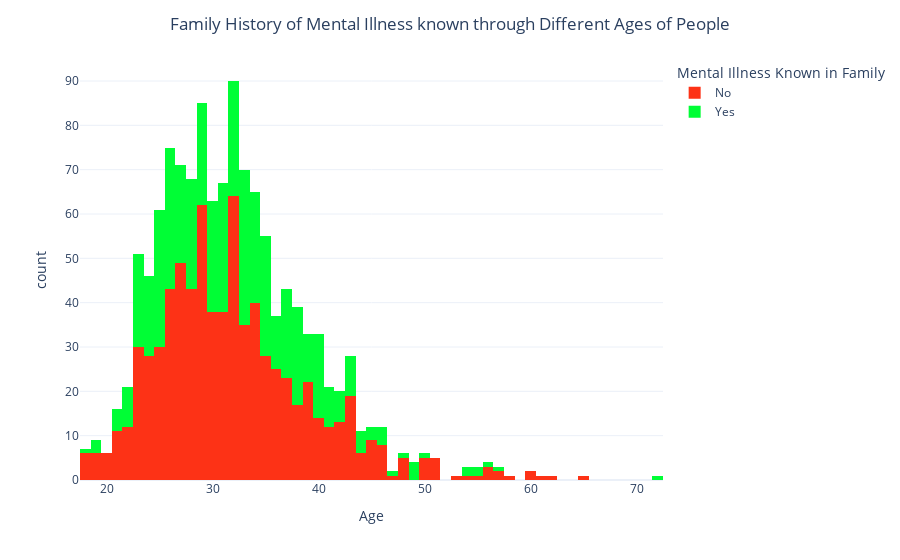

Notebook source saved alongside this figure:
### Markdown cell above
More People from USA have participated in the Survey. Totally people more than 700 have done the survey.
The total people participating in the survey is much greater than all the other people participating from different countries.
The second country having more people participation is United Kingdom with more than 100 but less than 200 people.
We can see that there is great gap between the people participation in USA and United Kingdom.Most of the countries have total people participation less than 10.
This shows that the distribution of people participation from various countries is not even and is skewed greatly towards USA.

### Code cell
fig = px.histogram(raw_data, x = 'Age', color = 'family_history', labels = {'family_history': 'Mental Illness Known in Family'},
                   template = "plotly_white", color_discrete_sequence = px.colors.qualitative.Light24)
fig.update_layout(title_text = "Family History of Mental Illness known through Different Ages of People", title_x = 0.5)
fig.show()

### Figure 1 — Plotly figure (JSON) as saved in the notebook; plotly's stock layout.template omitted (floating-point values rounded to 4 significant figures; data arrays with more than 128 entries replaced by an {"elided": "..."} marker saying what was removed)
{"data": [{"alignmentgroup": "True", "bingroup": "x", "hovertemplate": "Mental Illness Known in Family=No<br>Age=%{x}<br>count=%{y}<extra></extra>", "legendgroup": "No", "marker": {"color": "#FD3216", "pattern": {"shape": ""}}, "name": "No", "offsetgroup": "No", "orientation": "v", "showlegend": true, "type": "histogram", "x": {"elided": "767 int values"}, "xaxis": "x", "yaxis": "y"}, {"alignmentgroup": "True", "bingroup": "x", "hovertemplate": "Mental Illness Known in Family=Yes<br>Age=%{x}<br>count=%{y}<extra></extra>", "legendgroup": "Yes", "marker": {"color": "#00FE35", "pattern": {"shape": ""}}, "name": "Yes", "offsetgroup": "Yes", "orientation": "v", "showlegend": true, "type": "histogram", "x": {"elided": "492 int values"}, "xaxis": "x", "yaxis": "y"}], "layout": {"barmode": "relative", "legend": {"title": {"text": "Mental Illness Known in Family"}, "tracegroupgap": 0}, "margin": {"t": 60}, "title": {"text": "Family History of Mental Illness known through Different Ages of People", "x": 0.5}, "xaxis": {"anchor": "y", "domain": [0, 1], "title": {"text": "Age"}}, "yaxis": {"anchor": "x", "domain": [0, 1], "title": {"text": "count"}}}}
